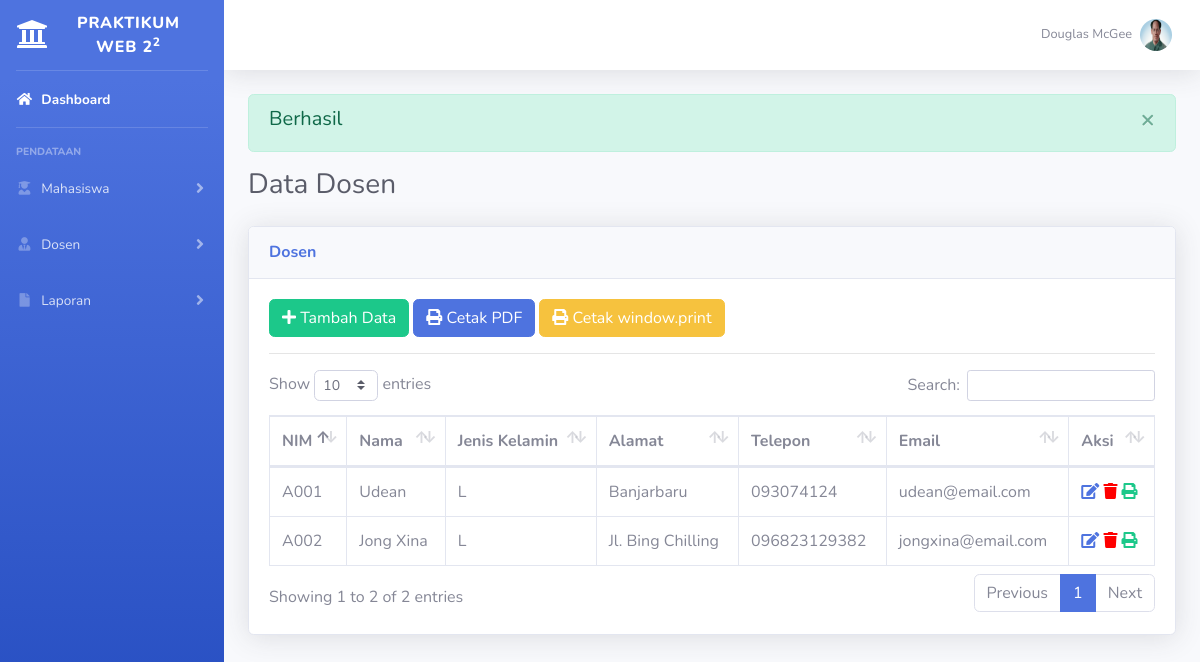
Screenshot of /?page=dosen-read (signed in) with the database file from the repository.
### tables this page shows
CREATE TABLE `tb_dosen` (
  `id` int(11) NOT NULL,
  `nidn` varchar(20) NOT NULL,
  `nama` varchar(50) NOT NULL,
  `jenis_kelamin` varchar(1) NOT NULL,
  `alamat` text NOT NULL,
  `telepon` varchar(13) NOT NULL,
  `email` varchar(50) NOT NULL
);

### partials/pages/dosen/dosenRead.php (the view, shortened to what this page needs)
<?php
    if (isset($_SESSION['hasil'])) {
        if ($_SESSION['hasil']) {
?>
    <div class="alert alert-success alert-dismissible fade show" role="alert">
        <h5>Berhasil</h5>
        <button type="button" class="close" data-dismiss="alert" aria-label="Close">
            <span aria-hidden="true">&times;</span>
        </button>
    </div>
<?php
    }
    }
?>
    <div class="d-sm-flex align-items-center justify-content-between mb-4">
        <h1 class="h3 mb-0 text-gray-800">Data Dosen</h1>
    </div>
        <div class="row">
                <div class="col-lg-12 mb-4">
                    <div class="card shadow mb-4">
                        <div class="card-header py-3">
                            <h6 class="m-0 font-weight-bold text-primary">Dosen</h6>
                        </div>
                        <div class="card-body">
                            <a href="?page=dosen-add" class="btn btn-success">
                                <i class="fas fa-plus"></i>
                                Tambah Data
                            </a>
                            <a href="partials/pages/cetak/cetakFpdfDosen.php" class="btn btn-primary">
                                <i class="fas fa-print"></i>
                                Cetak PDF
                            </a>
                            <a href="partials/pages/cetak/cetakDosen.php" class="btn btn-warning">
                                <i class="fas fa-print"></i>
                                Cetak window.print
                            </a>
                            <hr>
                            <div class="table-responsive">
                                <table class="table table-bordered" id="myTable" width="100%" cellspacing="0">
                                    <thead>
                                        <tr>
                                            <th>NIM</th>
                                            <th>Nama</th>
                                            <th>Jenis Kelamin</th>
                                            <th>Alamat</th>
                                            <th>Telepon</th>
                                            <th>Email</th>
                                            <th>Aksi</th>
                                        </tr>
                                    </thead>
                                    <tbody>
                                        <?php
                                        $database = new Database();
                                        $db = $database->getConnection();
                                        $selectSQL = "SELECT * FROM tb_dosen";
                                        $stmt = $db->prepare($selectSQL);
                                        $stmt->execute();
                                        while ($row = $stmt->fetch(PDO::FETCH_ASSOC)) {
                                        ?>
                                        <tr>
                                            <td><?php echo $row['nidn'] ?></td>
                                            <td><?php echo $row['nama'] ?></td>
                                            <td><?php echo $row['jenis_kelamin'] ?></td>
                                            <td><?php echo $row['alamat'] ?></td>
                                            <td><?php echo $row['telepon'] ?></td>
                                            <td><?php echo $row['email'] ?></td>
                                            <td>
                                                <a href="?page=dosen-update&id=<?php echo $row['id'] ?>" class="fas fa-edit"></a>
                                                <a href="?page=dosen-delete&id=<?php echo $row['id'] ?>" class="fas fa-trash" style="color: red;"></a>
                                                <a href="partials/pages/cetak/cetakDetailDosen.php?id=<?php echo $row['id'] ?>" class="fas fa-print" style="color: #1cc88a;"></a>
                                            </td>
                                        </tr>
                                        <?php } ?>
                                    </tbody>
                                </table>
                            </div>
                        </div>
                    </div>
                </div>
        </div>

### rows the page displays
tb_dosen: nidn "A001", nama "Udean", jenis_kelamin "L", alamat "Banjarbaru", telepon "093074124", email "udean@email.com"
tb_dosen: nidn "A002", nama "Jong Xina", jenis_kelamin "L", alamat "Jl. Bing Chilling", telepon "096823129382", email "jongxina@email.com"
